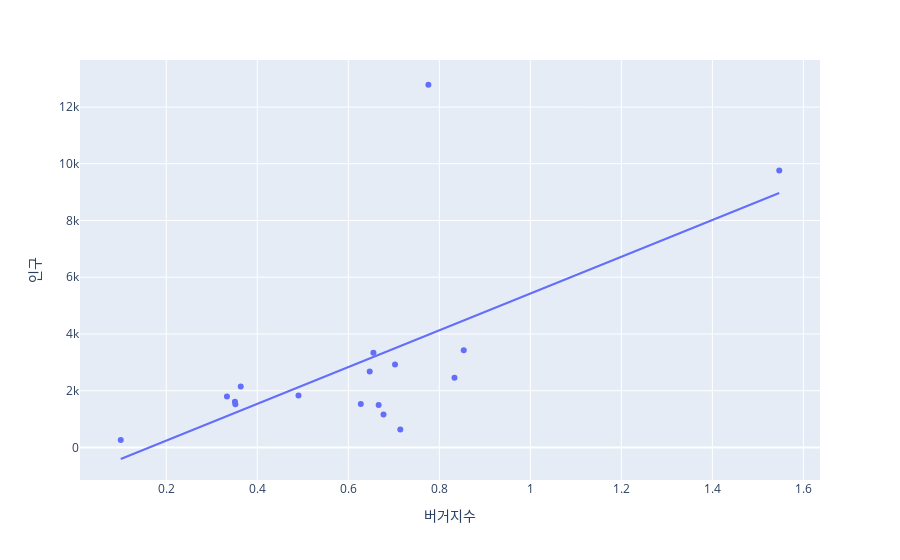

Notebook code for this chart:
### Code cell
px.scatter(nstore_stat_df, x='버거지수', y='인구', trendline='ols', hover_name='시도별')
# '인구','인구밀도','1인당 지역내총생산', '1인당 지역총소득','1인당 개인소득', '1인당 민간소비'

### Figure 1 — Plotly figure (JSON) as saved in the notebook; plotly's stock layout.template omitted (floating-point values rounded to 4 significant figures)
{"data": [{"hovertemplate": "<b>%{hovertext}</b><br><br>버거지수=%{x}<br>인구=%{y}<extra></extra>", "hovertext": ["강원도", "경기도", "경상남도", "경상북도", "광주광역시", "대구광역시", "대전광역시", "부산광역시", "서울특별시", "세종특별자치시", "울산광역시", "인천광역시", "전라남도", "전라북도", "제주특별자치도", "충청남도", "충청북도"], "legendgroup": "", "marker": {"color": "#636efa", "symbol": "circle"}, "mode": "markers", "name": "", "orientation": "v", "showlegend": false, "type": "scatter", "x": [0.3519, 0.776, 0.6552, 0.6471, 0.6667, 0.8333, 0.6275, 0.8537, 1.547, 0.1, 0.6774, 0.7027, 0.3333, 0.4906, 0.7143, 0.3636, 0.3509], "xaxis": "x", "y": [1521, 12786, 3339, 2675, 1495, 2458, 1528, 3424, 9766, 266, 1159, 2924, 1795, 1829, 635, 2153, 1609], "yaxis": "y"}, {"hovertemplate": "<b>OLS trendline</b><br>인구 = 6481.23 * 버거지수 + -1054.64<br>R<sup>2</sup>=0.389834<br><br>버거지수=%{x}<br>인구=%{y} <b>(trend)</b><extra></extra>", "legendgroup": "", "marker": {"color": "#636efa", "symbol": "circle"}, "mode": "lines", "name": "", "showlegend": false, "type": "scatter", "x": [0.1, 0.3333, 0.3509, 0.3519, 0.3636, 0.4906, 0.6275, 0.6471, 0.6552, 0.6667, 0.6774, 0.7027, 0.7143, 0.776, 0.8333, 0.8537, 1.547], "xaxis": "x", "y": [-406.5, 1106.0, 1219.0, 1226.0, 1302.0, 2125.0, 3012.0, 3139.0, 3192.0, 3266.0, 3336.0, 3500.0, 3575.0, 3975.0, 4346.0, 4478.0, 8972.0], "yaxis": "y"}], "layout": {"legend": {"tracegroupgap": 0}, "margin": {"t": 60}, "xaxis": {"anchor": "y", "domain": [0, 1], "title": {"text": "버거지수"}}, "yaxis": {"anchor": "x", "domain": [0, 1], "title": {"text": "인구"}}}}
